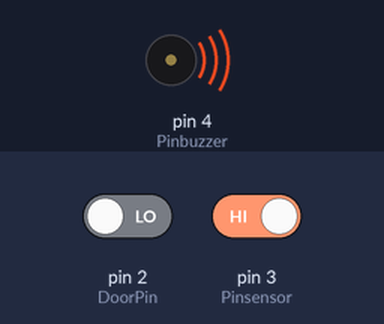
This sketch was run on a simulated Arduino Uno, built with avr-gcc and run on an emulated ATmega328P. On the bench: buzzer (waves = sounding, pin HIGH). The inputs (shaded band) are chosen by the test bench; at power-on: pin 3 (Pinsensor) HIGH, pin 2 (DoorPin) LOW.

Above: at 1.2 s.
1.3 s: pin 3 (Pinsensor) driven LOW
At 2.5 s:
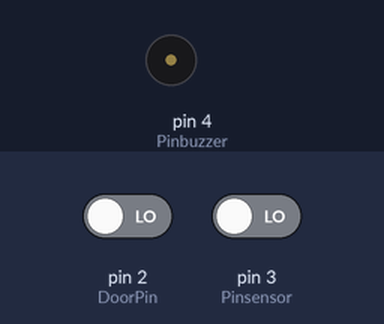
2.8 s: pin 3 (Pinsensor) driven HIGH
At 3.8 s:
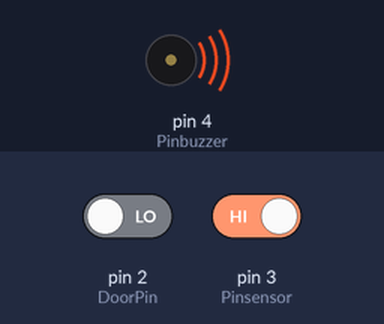
Timing chart, 0 to 5.8 s (numbered marks = the images above; inputs shaded):
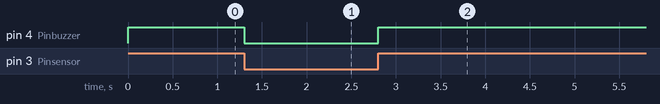

The sketch:

key.ino
```cpp
#define closed 0            // กำหนดค่าสถานะประตู ตอนปิด
#define opened 1            // กำหนดค่าสถานะประตู ตอนเปิด
int sensor;                 // กำหนดตัวแปลสำหรับเก็บค่า sensor
int state;                  // กำหนดตัวแปลสำหรับเก็บค่า สถานะ
int door;                   // กำหนดตัวแปลสำหรับเก็บค่า ประตู
int doorState = 0;          // กำหนดตัวแปลสำหรับเก็บค่า สถานะประตู
const int DoorPin = 2;      // กำหนดขาการเชื่อมต่อของ sensor ประตู
const int Pinsensor = 3;    //  กำหนดขาการเชื่อมต่อของ sensor อินฟาเรตเช็ควัตถุ
const int Pinbuzzer = 4;    // กำหนดขาการเชื่อมต่อของ sensor ลำโพง

void setup() {              // ฟังชัน seup ค่าเริ่มต้นการการเริ่มการทำงาน
  Serial.begin(115200);     // กำหนดพอตการส่งข้อมูล ที่ 115200
  pinMode(DoorPin, INPUT);   // กำหนดการเชื่อมต่อของ sensor ประตู แบบ INPUT
  pinMode(Pinsensor, INPUT);  // กำหนดการเชื่อมต่อของ sensor อินฟาเรตเช็ควัตถุ แบบ INPUT
  pinMode(Pinbuzzer, OUTPUT); // กำหนดการเชื่อมต่อของ sensor ลำโพง แบบ OUTPUT ลำโพงตัวนี้ทำงานแบบ active low จะสั่งมันทำงานได้ต้องสั่ง low
  digitalWrite(Pinbuzzer, HIGH);
}
void loop() {               // ฟังชั่นการทำงานแบบวน loop ไปเรื่อยๆ คำสั่งที่อยู่ภายใต้จะทำงานแบบวน loop ไปเรื่อยๆ

  sensor = digitalRead(Pinsensor); // อ่านค่าจาก sensor อินฟาเรตเช็ควัตถุ มาเก็บไว้ในตัวแปล sensor
  //Serial.println(sensor);
  if (sensor == LOW) {    // ถ้าเอากูญแจวางไว้ ให้ state = 0
    state = 0;            //เอากูญแจวาง
  }
  if (sensor == HIGH) {   // ถ้าเอากูญแจออกไป ให้ state = 1
    state = 1;            //เอากูญแจออก
  }

  if ( digitalRead(DoorPin) == HIGH && doorState == opened) {  // เช้คค่าจากประตูที่อ่านมา ว่าถูกปิดหรือไม่ และ เช็คกับสถานะประตูและค่าที่กำหนด ถ้าเข้าเงื่อนไขให้ set ค่า door = 0
    //Serial.println("Close");
    doorState = closed;                                       // กำหนด ว่าให้ สถานะประตูเท่ากับปิด
    door = 0;                                                 // ประตูปิด
  }
  if ( digitalRead(DoorPin) == LOW && doorState == closed) {  // เช้คค่าจากประตูที่อ่านมา ว่าถูกปิดหรือไม่ และ เช็คกับสถานะประตูและค่าที่กำหนด ถ้าเข้าเงื่อนไขให้ set ค่า door = 1
    //Serial.println("Open");
    doorState = opened;                                       // กำหนด ว่าให้ สถานะประตูเท่ากับเปิด
    door = 1;                                                 // ประตูเปิด
  }
  if (door == 1 && state == 0) {                              // ถ้าประตูเปิดโดย มีกูญแจวาง ต้องส่งเสียง (ลืมเอากูญแจไป)
    digitalWrite(Pinbuzzer, LOW);                             // ส่งเสียง
  }
  if (door == 0 && state == 0) {                              // ถ้าประตูปิด และ มีกูญแจวาง ไม่ต้องส่งเสียง
    digitalWrite(Pinbuzzer, HIGH);                            // ไม่ส่งเสียง
  }
   if (door == 1 && state == 1) {                             // ถ้าประตูเปิด และ เอากูญแจออกไปด้วย ไม่ต้องส่งเสียง
    digitalWrite(Pinbuzzer, HIGH);                            // ไม่ส่งเสียง
  }
}
```

Measured:
- after the input at 1.3 s, pin 4 (Pinbuzzer): HIGH → LOW at once
- after the input at 2.8 s, pin 4 (Pinbuzzer): LOW → HIGH at once
